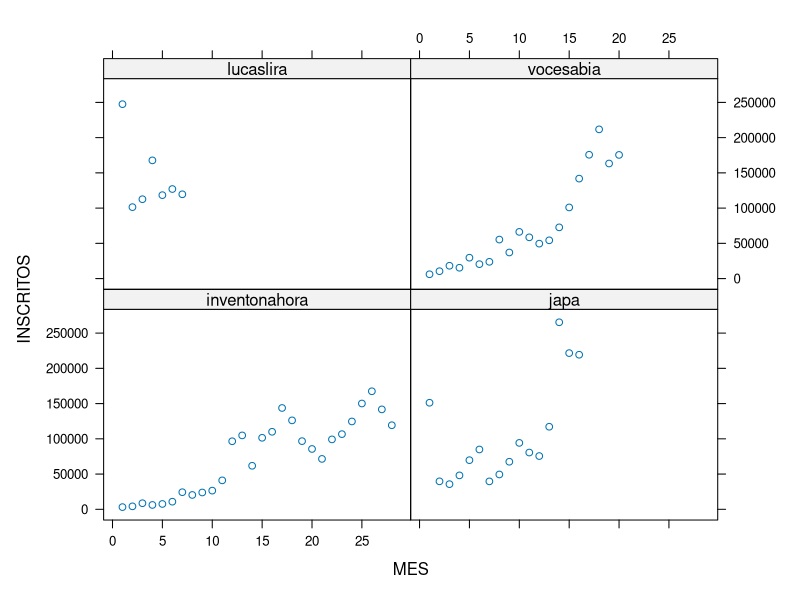
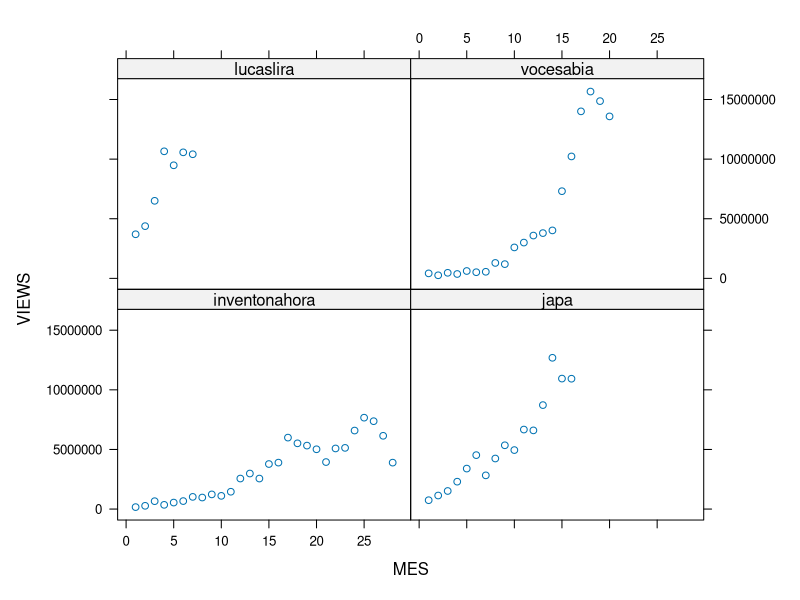

The R script that drew these images, in order: (Note: this script raises an error after producing the figures.)
##########################################################################################
## Youtube example of mixed models #######################################################
## Author: Wagner Hugo Bonat LEG/IMADA ###################################################
## Date: 06/08/2015 ######################################################################
## Lastest updated 06/08/2015 ############################################################
##########################################################################################
rm(list=ls())
## Loading extra package
require(lme4)
require(lattice)
require(nlme)

## Loading data set
data <- read.table("dataNew.csv", header = TRUE, sep = ",")[,1:4]
head(data)
dim(data)
table(data$CANAL)
data.canal <- split(data,data$CANAL)
dim(data.canal[[1]])/30
cod <- rep(1:28, each = 30)
cod <- c(rep(1:28, each = 30), rep(NA, 10))
data.canal[[1]]$cod <- cod
data.new <- data.frame("INSCRITOS" = tapply(data.canal[[1]]$INSCRITOS, data.canal[[1]]$cod, sum),
                       "VIEWS" = tapply(data.canal[[1]]$VIEWS, data.canal[[1]]$cod, sum))
data.new$MES <- 1:28
data.new$CANAL <- "inventonahora"

dim(data.canal[[2]])/30
cod <- c(rep(1:16, each = 30), rep(NA, 4))
data.canal[[2]]$cod <- cod
data.new2 <- data.frame("INSCRITOS" = tapply(data.canal[[2]]$INSCRITOS, data.canal[[2]]$cod, sum),
                       "VIEWS" = tapply(data.canal[[2]]$VIEWS, data.canal[[2]]$cod, sum))
data.new2$MES <- 1:16
data.new2$CANAL <- "japa"


dim(data.canal[[3]])/30
cod <- c(rep(1:7, each = 30), rep(NA, 0))
data.canal[[3]]$cod <- cod
data.new3 <- data.frame("INSCRITOS" = tapply(data.canal[[3]]$INSCRITOS, data.canal[[3]]$cod, sum),
                       "VIEWS" = tapply(data.canal[[3]]$VIEWS, data.canal[[3]]$cod, sum))
data.new3$MES <- 1:7
data.new3$CANAL <- "lucaslira"

dim(data.canal[[4]])/30
cod <- c(rep(1:20, each = 30), rep(NA, 7))
data.canal[[4]]$cod <- cod
data.new4 <- data.frame("INSCRITOS" = tapply(data.canal[[4]]$INSCRITOS, data.canal[[4]]$cod, sum),
                       "VIEWS" = tapply(data.canal[[4]]$VIEWS, data.canal[[4]]$cod, sum))
data.new4$MES <- 1:20
data.new4$CANAL <- "vocesabia"

data <- rbind(data.new,data.new2,data.new3,data.new4)

xyplot(INSCRITOS ~ MES | CANAL, data = data)
xyplot(VIEWS ~ MES | CANAL, data = data)


## Fitting a non-linear models (only fixed effects)
fit1.nlm <- nls(INSCRITOS ~ L/(1 + exp(-beta*(MES - beta0))), 
                data = data, 
                start = list(L = 250, beta=0.20, beta0=0.20))
summary(fit1.nlm)

data.canal <- split(data2,data2$CANAL)
plot(data.canal[[1]]$INSCRITOS ~ c(1:dim(data.canal[[1]])[1]), type = "l", ylim = c(0,35000), xlim = c(1, 1500))
lines(c(1:dim(data.canal[[2]])[1]),data.canal[[2]]$INSCRITOS, col = 2)
lines(c(1:dim(data.canal[[4]])[1]),data.canal[[4]]$INSCRITOS, col = 3)
lines(predict(fit1.nlm, newdata=data.frame("DIAS" = 1:1500)),lty=2)

fit1.nlm
## Fitting a non-linear mixed model
fit.nlmm <- nlme(INSCRITOS ~ L/(1 + exp(-beta*(DIAS - beta0))) ,
           random= L ~ 1|CANAL, fixed=L+beta+beta0~1,
           data = data2, start=c(L=4.82e03, beta=1.137e-02, beta0 = 2.94e02), method="ML", control = list(maxIter=2000))
fit.nlmm
summary(fit.nlmm)
plot(data.canal[[1]]$INSCRITOS ~ c(1:dim(data.canal[[1]])[1]), type = "l", ylim = c(0,35000), xlim = c(1, 1500), ylab = "Inscritos", xlab = "Dias")
lines(c(1:dim(data.canal[[2]])[1]),data.canal[[2]]$INSCRITOS, col = 2)
lines(c(1:dim(data.canal[[4]])[1]),data.canal[[4]]$INSCRITOS, col = 3)
lines(predict(fit.nlmm, newdata=data.frame("DIAS" = 1:1500, "CANAL" = "inventonahora")),lty = 2)
lines(predict(fit.nlmm, newdata=data.frame("DIAS" = 1:1500, "CANAL" = "Japa")),lty = 2, col = 2)
lines(predict(fit.nlmm, newdata=data.frame("DIAS" = 1:1500, "CANAL" = "vocesabia")),lty = 2, col = 3)
lines(predict(fit1.nlm, newdata=data.frame("DIAS" = 1:1500)),lty=3)


## Loading prospective data set
data.prosp <- read.table("dataProspec.csv", header = TRUE, sep = ",")[,1:5]
head(data.prosp)
table(data.prosp$CATEGORIA)
table(data.prosp$CANAL)

## Test 1
data.test1 <- subset(data.prosp, data.prosp$CANAL == "brunamalheirosmakeup")
plot(data.test$INSCRITOS ~ c(1:dim(data.test)[1]), type = "l", ylim = c(0,35000), xlim = c(1, 25), ylab = "Inscritos", xlab = "Dias")
fit.test <- nls(INSCRITOS ~ L/(1 + exp(-beta*(DIAS - beta0))), data = data.test,start = list(L = 5000, beta= 2, beta0=2))
lines(predict(fit.test, newdata=data.frame("DIAS" = 1:1500)),lty=2, lwd = 3)
plot(data.canal[[1]]$INSCRITOS ~ c(1:dim(data.canal[[1]])[1]), type = "l", ylim = c(0,35000), xlim = c(1, 1500))
lines(predict(fit1.nlm, newdata=data.frame("DIAS" = 1:1500)),lty=3)
lines(predict(fit.test, newdata=data.frame("DIAS" = 1:1500)),lty=2, lwd = 3)

## Test 2
## Fitting a non-linear mixed model
data.aug <- rbind(data2, data.test[,1:4])
fit.nlmm <- nlme(INSCRITOS ~ L/(1 + exp(-beta*(DIAS - beta0))) ,
           random= L ~ 1|CANAL, fixed=L+beta+beta0~1,
           data = data.aug, start=c(L=4.82e03, beta=1.137e-02, beta0 = 2.94e02), method="ML", control = list(maxIter=2000))
fit.nlmm
summary(fit.nlmm)
plot(data.canal[[1]]$INSCRITOS ~ c(1:dim(data.canal[[1]])[1]), type = "l", ylim = c(0,35000), xlim = c(1, 1500), ylab = "Inscritos", xlab = "Dias")
lines(c(1:dim(data.canal[[2]])[1]),data.canal[[2]]$INSCRITOS, col = 2)
lines(c(1:dim(data.canal[[4]])[1]),data.canal[[4]]$INSCRITOS, col = 3)
lines(predict(fit.nlmm, newdata=data.frame("DIAS" = 1:1500, "CANAL" = "inventonahora")),lty = 2)
lines(predict(fit.nlmm, newdata=data.frame("DIAS" = 1:1500, "CANAL" = "Japa")),lty = 2, col = 2)
lines(predict(fit.nlmm, newdata=data.frame("DIAS" = 1:1500, "CANAL" = "vocesabia")),lty = 2, col = 3)
lines(predict(fit.nlmm, newdata=data.frame("DIAS" = 1:1500, "CANAL" =  "brunamalheirosmakeup")),lty = 2, col = 4, lwd = 2)

##########################################################################################
xyplot(INSCRITOS ~ DIAS | CANAL, data = data.prosp)
nome <- as.character(unique(factor(data.prosp$CANAL)))
data.test <- data.prosp[which(data.prosp$CANAL == nome[9]),]
dim(data.test)
data.aug <- rbind(data2, data.test[,1:4])
fit.nlmm <- nlme(INSCRITOS ~ L/(1 + exp(-beta*(DIAS - beta0))) ,
           random= L ~ 1|CANAL, fixed=L+beta+beta0~1,
           data = data.aug, start=c(L=4.82e03, beta=1.137e-02, beta0 = 2.94e02), method="ML", control = list(maxIter=2000))
fit.nlmm
summary(fit.nlmm)
plot(data.canal[[1]]$INSCRITOS ~ c(1:dim(data.canal[[1]])[1]), type = "l", ylim = c(0,55000), xlim = c(1, 1500), ylab = "Inscritos", xlab = "Dias")
lines(c(1:dim(data.canal[[2]])[1]),data.canal[[2]]$INSCRITOS, col = 2)
lines(c(1:dim(data.canal[[4]])[1]),data.canal[[4]]$INSCRITOS, col = 3)
lines(predict(fit.nlmm, newdata=data.frame("DIAS" = 1:1500, "CANAL" = "inventonahora")),lty = 2)
lines(predict(fit.nlmm, newdata=data.frame("DIAS" = 1:1500, "CANAL" = "Japa")),lty = 2, col = 2)
lines(predict(fit.nlmm, newdata=data.frame("DIAS" = 1:1500, "CANAL" = "vocesabia")),lty = 2, col = 3)
lines(predict(fit.nlmm, newdata=data.frame("DIAS" = 1:1500, "CANAL" =  nome[9])),lty = 2, col = 4, lwd = 2)

